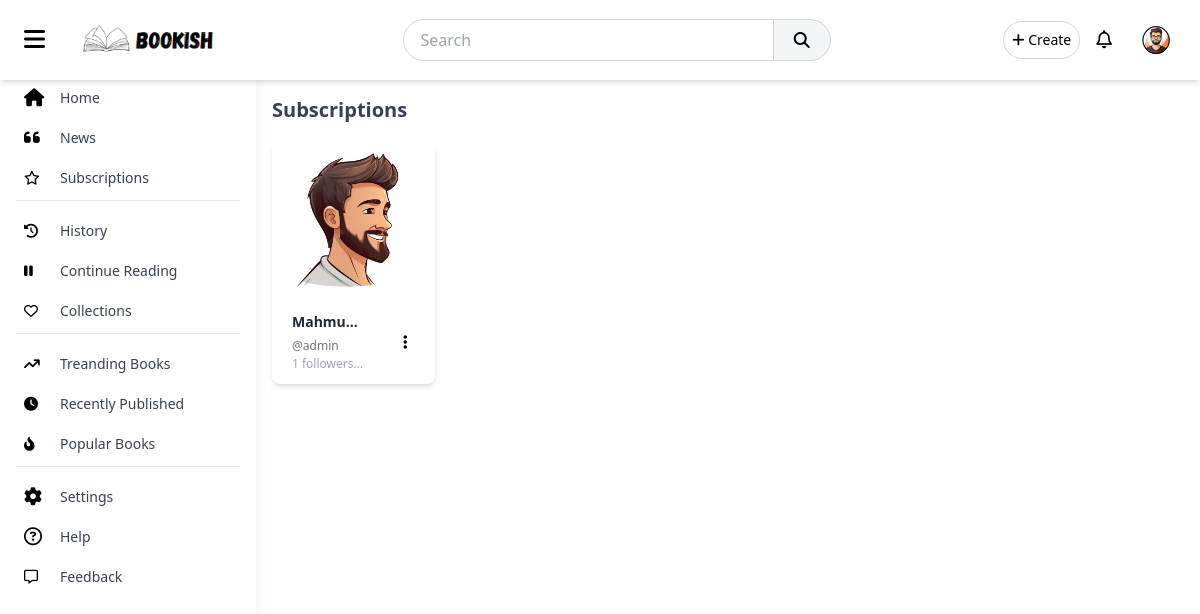
The app's page /subscriptions (signed in) with its own data.
### accounts/models.py (models this page shows, shortened)
class UserProfile(models.Model):
    user = models.OneToOneField(User, on_delete=models.CASCADE)
    full_name = models.CharField(max_length=100, blank=True, null=True)
    bio = models.TextField(blank=True, null=True)
    profile_picture = models.ImageField(upload_to='profile_pics/', default='profile_pics/default.png')
    created_at = models.DateTimeField(auto_now_add=True)
    updated_at = models.DateTimeField(auto_now=True)

class UserFollow(models.Model):
    follower = models.ForeignKey(User, on_delete=models.CASCADE, related_name="following_users")
    following = models.ForeignKey(User, on_delete=models.CASCADE, related_name="followers_users")
    followed_at = models.DateTimeField(auto_now_add=True)
    from_book = models.ForeignKey(Book, on_delete=models.SET_NULL, null=True, blank=True, related_name="followed_from_book")
    class Meta:
        unique_together = ('follower', 'following')  # Prevent duplicate follows

### main/views.py (the view)
# urls.py: path('subscriptions', views.subscriptions, name="subscriptions"),
def subscriptions(request):
    return render(request, 'main/subscriptions.html')

### main/context_processors.py (called while the page is built)
def notifications(request):
    if request.user.is_authenticated:
        return {'notifications': Notification.objects.filter(user=request.user).order_by('-created_at')[:5]}
    else:
        return Notification.objects.none()

### templates/main/subscriptions.html (shortened to what this page needs)
{% extends 'base.html' %}
{% load static %}
{% block content %}
<h2 class="text-xl font-bold text-gray-700 mb-4">
    Subscriptions
</h2>
<div class="grid grid-cols-1 sm:grid-cols-2 md:grid-cols-3 lg:grid-cols-5 gap-6">
    {% if user.following_users.all %}
    {% for entry in user.following_users.all %}
    <div class="bg-white shadow-md rounded-lg overflow-hidden cursor-pointer"
        onclick="location.href=`{% url 'main:profile' entry.following.username %}`">
            <img alt="Book Thumbnail" class="m-auto sm:h-40 sm:w-40"
                src="{{ entry.following.userprofile.profile_picture.url }}" />
        <div class="p-1 my-2">
            <div class="flex gap-2 justify-between mx-4 items-center">
                <div class="max-w-[60%]">
                    <h3 class="text-sm  font-bold truncate text-gray-800">
                        {{entry.following.userprofile.full_name}}
                    </h3>
                    <a href="" class="text-xs text-gray-500 hover:text-blue-400">
                        @{{entry.following.username}}
                    </a>
                    <p class="text-xs text-gray-400 truncate">
                        1 followers, 2 books published
                    </p>
                </div>
                <div>
                    <button class="p-2" onclick="event.stopPropagation()">
                        <i class="fa fa-ellipsis-vertical">
                        </i>
                    </button>
                </div>
            </div>
        </div>
    </div>
    {% endfor %}
    {% else %}
    No subscription yet.
    {% endif %}
</div>
{% endblock %}

### templates/components/profile_menu.html (shortened to what this page needs)
<div class="relative">
    <button class="dropdownButton p-2 rounded-full hover:bg-gray-200">
        <img src="{{user.userprofile.profile_picture.url}}" class="h-10 w-10 rounded-full" alt="">
    </button>
</div>

### records on screen
UserFollow: following.userprofile.profile_picture (picture), following.userprofile.full_name "Mahmu…", following.username "admin"
